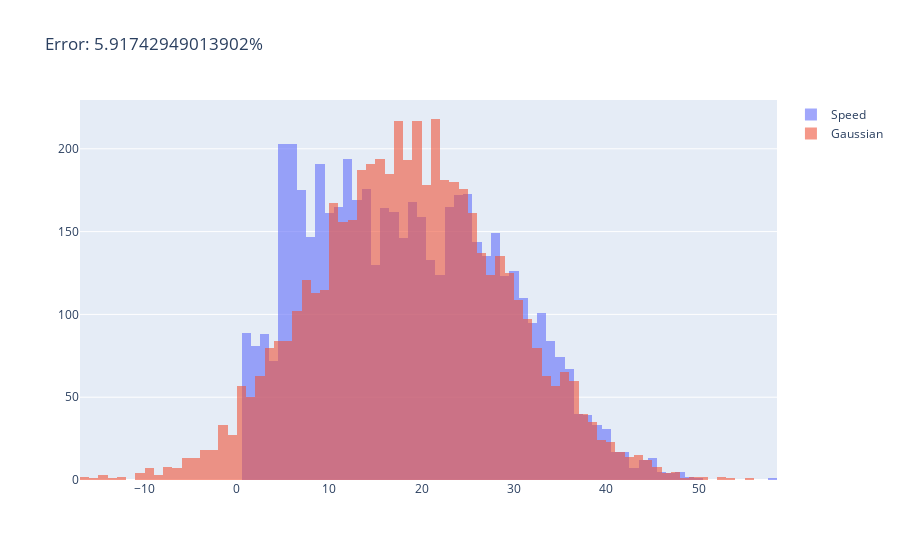

The code cell stored with this chart in its notebook:
### Code cell
hats = df["HAT"].unique()
test_hats = [max_hat]

for hat in test_hats:
    df_plot = df[df["HAT"]==hat]
    # df_plot = df_plot[df_plot["speed"]>0]
    print(df_plot.shape[0])
    sample = np.random.normal(df_plot["speed"].mean(), df_plot["speed"].std(), len(df_plot["speed"]))
    error = ((np.absolute(np.sort(df_plot["speed"]) - np.sort(sample)).sum()) / (np.absolute(sample).sum())) * 100
    fig = go.Figure()
    fig.add_trace(go.Histogram(x=df_plot["speed"], name="Speed"))
    fig.add_trace(go.Histogram(x=sample, name="Gaussian"))

    # Overlay both histograms
    fig.update_layout(title="Error: " + str(error) + "%", barmode='overlay')
    # Reduce opacity to see both histograms
    fig.update_traces(opacity=0.6)
    fig.show()

### Figure 1 — Plotly figure (JSON) as saved in the notebook; plotly's stock layout.template omitted (floating-point values rounded to 4 significant figures; data arrays with more than 128 entries replaced by an {"elided": "..."} marker saying what was removed)
{"data": [{"name": "Speed", "opacity": 0.6, "type": "histogram", "x": {"elided": "5245 float values"}}, {"name": "Gaussian", "opacity": 0.6, "type": "histogram", "x": {"elided": "5245 float values"}}], "layout": {"barmode": "overlay", "title": {"text": "Error: 5.91742949013902%"}}}
